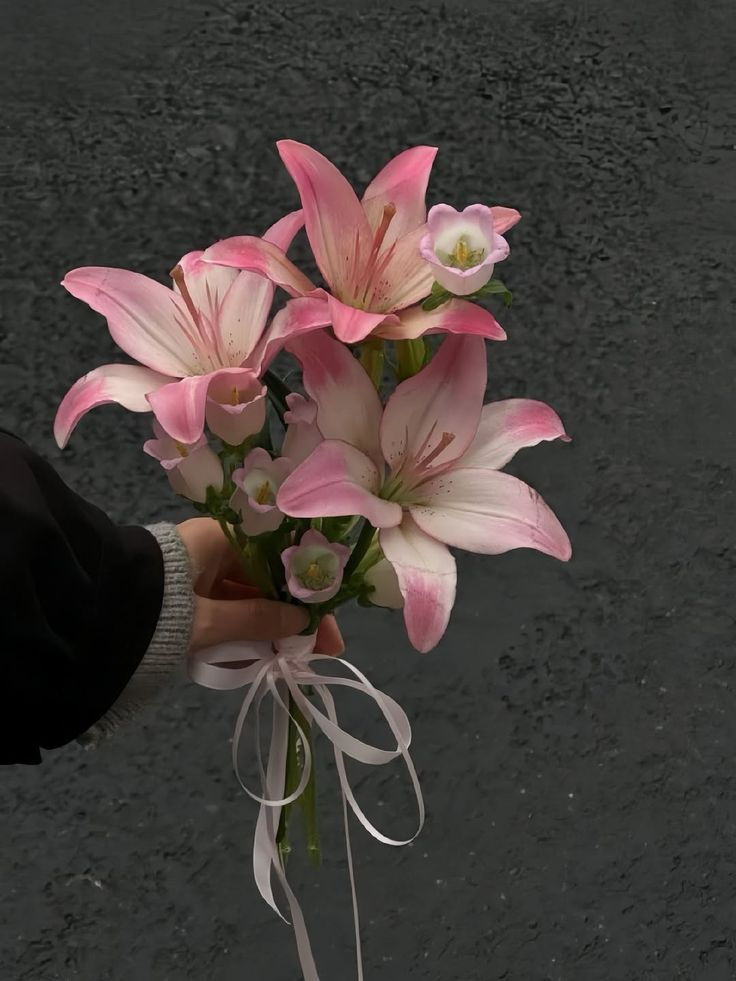
#> input picture foto asli.jpg, 736 x 981 px
$ jupyter execute Brightness_Adjustment.ipynb
#> lines starting #> are read from the running program, lines starting #| are printed output that depends on the picture
**Implementasi Brightness Adjustment pada Citra Digital**

**Metode :** Brightness Adjustment (Penyesuaian Kecerahan Citra)

**Tujuan :** Menerapkan metode Brightness Adjustment untuk mengubah kecerahan citra digital dan membandingkan hasilnya.

**Identitas**
Nama: Ade Ayu Wandira
NIM: 24260007
Mata Kuliah: Pengolahan Citra Digital

[cell 1]
# ==============================
# 1. IMPORT LIBRARY
# ==============================

import cv2
import numpy as np
import matplotlib.pyplot as plt
import os

library digunakan untuk mendukung proses Brightness Adjustment dan visualisasi citra digital.

- `import cv2` mengimpor OpenCV untuk membaca dan mendukung pengolahan gambar.
- `import numpy as np` mengimpor NumPy dengan alias `np` untuk melakukan perhitungan numerik pada nilai piksel.
- `import matplotlib.pyplot as plt` mengimpor Matplotlib dengan alias `plt` untuk menampilkan gambar dan hasil pemrosesan.
- `import os` mengimpor modul OS untuk mengakses informasi file, seperti ukuran gambar.
- `import` digunakan untuk memuat library atau modul agar fungsinya dapat digunakan dalam program, sedangkan `as` memberikan nama alias agar penulisan kode lebih singkat.

[cell 2]
# ==============================
# 2. MEMBACA GAMBAR ASLI
# ==============================

# Menentukan lokasi file gambar
lokasi_gambar = "foto asli.jpg"

# Membaca gambar menggunakan OpenCV
gambar_asli = cv2.imread(lokasi_gambar)
#> gambar_asli is the input picture: shape (981, 736, 3); mean B, G, R 58.8, 62.1, 69.8

# Memeriksa apakah gambar berhasil dibaca
if gambar_asli is None:
    print("Gambar gagal dibaca. Periksa nama dan lokasi file.")
else:
    print("Gambar berhasil dibaca.")

Gambar asli dibaca dari file untuk digunakan dalam proses pengolahan citra digital.

- `lokasi_gambar = "foto asli.jpg"` menentukan nama file gambar yang akan dibaca. Variabel `lokasi_gambar` menyimpan nama file agar dapat digunakan pada proses berikutnya.

- `gambar_asli = cv2.imread(lokasi_gambar)` membaca gambar menggunakan OpenCV. Data piksel gambar yang berhasil dibaca disimpan dalam variabel `gambar_asli` dalam bentuk array numerik.

- `if gambar_asli is None:` memeriksa apakah gambar gagal dibaca. Nilai `None` menunjukkan bahwa OpenCV tidak berhasil memuat data gambar.

- `print("Gambar gagal dibaca. Periksa nama dan lokasi file.")` menampilkan pesan jika gambar tidak berhasil dibaca, sehingga nama dan lokasi file dapat diperiksa kembali.

- `else:` menjalankan perintah berikutnya jika kondisi pada `if` tidak terpenuhi, yang berarti gambar berhasil dibaca.

- `print("Gambar berhasil dibaca.")` menampilkan pesan bahwa gambar berhasil dimuat dan siap digunakan pada tahap selanjutnya.

[cell 3]
# ==============================
# 3. MENAMPILKAN GAMBAR ASLI
# ==============================

# Mengubah format warna BGR menjadi RGB
gambar_rgb = cv2.cvtColor(gambar_asli, cv2.COLOR_BGR2RGB)

# Mengatur ukuran visualisasi gambar
plt.figure(figsize=(5, 6))

# Menampilkan gambar asli
plt.imshow(gambar_rgb)
plt.title("Gambar Asli")
plt.axis("off")

# Merapikan tata letak visualisasi
plt.tight_layout()
plt.show()

Gambar asli ditampilkan untuk melihat citra yang akan digunakan dalam proses Brightness Adjustment sebelum dilakukan perubahan kecerahan.

- `gambar_rgb = cv2.cvtColor(gambar_asli, cv2.COLOR_BGR2RGB)` mengubah urutan kanal warna gambar dari BGR menjadi RGB. OpenCV menggunakan urutan BGR, sedangkan Matplotlib menggunakan RGB. Variabel `gambar_rgb` menyimpan hasil konversi agar warna gambar tampil dengan benar.

- `plt.figure(figsize=(5, 6))` membuat area visualisasi dengan lebar 5 inci dan tinggi 6 inci agar ukuran gambar tidak terlalu besar.

- `plt.imshow(gambar_rgb)` menampilkan gambar berdasarkan data piksel yang tersimpan dalam variabel `gambar_rgb`.

- `plt.title("Gambar Asli")` memberikan judul "Gambar Asli" di atas visualisasi agar gambar mudah dikenali.

- `plt.axis("off")` menyembunyikan sumbu beserta angka koordinatnya agar tampilan gambar lebih bersih.

- `plt.tight_layout()` mengatur tata letak visualisasi agar elemen gambar dan judul tersusun dengan rapi.

- `plt.show()` menampilkan hasil visualisasi gambar pada output Jupyter Notebook

[cell 4]
# ==============================
# 4. INFORMASI GAMBAR ASLI
# ==============================

# Mengambil dimensi dan jumlah kanal gambar
tinggi, lebar, kanal = gambar_asli.shape
#> tinggi = 981; lebar = 736; kanal = 3

# Mengambil tipe data piksel
tipe_data = gambar_asli.dtype

# Menghitung jumlah seluruh piksel
jumlah_piksel = tinggi * lebar
#> jumlah_piksel = 722016

# Menghitung ukuran file dalam KB
ukuran_file = os.path.getsize(lokasi_gambar) / 1024

# Menghitung nilai intensitas piksel
nilai_minimum = np.min(gambar_asli)
#> nilai_minimum = 0
nilai_maksimum = np.max(gambar_asli)
#> nilai_maksimum = 255
nilai_rata_rata = np.mean(gambar_asli)
#> nilai_rata_rata = 63.58

# Menyusun informasi gambar
informasi_gambar = [
    ["Nama file", lokasi_gambar],
    ["Sumber gambar", "Pinterest"],
    ["Format file", lokasi_gambar.split(".")[-1].upper()],
    ["Lebar gambar", f"{lebar} piksel"],
    ["Tinggi gambar", f"{tinggi} piksel"],
    ["Resolusi spasial", f"{lebar} x {tinggi} piksel"],
    ["Jumlah piksel", f"{jumlah_piksel:,} piksel"],
    ["Jumlah kanal warna", str(kanal)],
    ["Urutan kanal", "BGR (OpenCV)"],
    ["Tipe data piksel", str(tipe_data)],
    ["Ukuran file", f"{ukuran_file:.2f} KB"],
    ["Intensitas minimum", str(nilai_minimum)],
    ["Intensitas maksimum", str(nilai_maksimum)],
    ["Rata-rata intensitas", f"{nilai_rata_rata:.2f}"],
]
#> informasi_gambar = 14 items, first 6: ['Nama file', 'foto asli.jpg'], ['Sumber gambar', 'Pinterest'], ['Format file', 'JPG'], ['Lebar gambar', '736 piksel'], ['Tinggi gambar', '981 piksel'], ['Resolusi spasial', '736 x 981 piksel']

# Menampilkan informasi dalam bentuk teks dan tabel sederhana
print("INFORMASI GAMBAR ASLI")
print("=" * 48)
print(f"{'Informasi':<25} | {'Nilai'}")
print("-" * 48)

for informasi, nilai in informasi_gambar:
    print(f"{informasi:<25} | {nilai}")
#> this loop made 14 passes
#> (informasi, nilai) on passes 1 to 12: ('Nama file', 'foto asli.jpg'), ('Sumber gambar', 'Pinterest'), ('Format file', 'JPG'), ('Lebar gambar', '736 piksel'), ('Tinggi gambar', '981 piksel'), ('Resolusi spasial', '736 x 981 piksel'), ('Jumlah piksel', '722,016 piksel'), ('Jumlah kanal warna', '3'), ('Urutan kanal', 'BGR (OpenCV)'), ('Tipe data piksel', 'uint8'), ('Ukuran file', '79.37 KB'), ('Intensitas minimum', '0')
#| Nama file                 | foto asli.jpg
#| Sumber gambar             | Pinterest
#| Format file               | JPG
#| Lebar gambar              | 736 piksel
#| Tinggi gambar             | 981 piksel
#| Resolusi spasial          | 736 x 981 piksel
#| Jumlah piksel             | 722,016 piksel
#| Jumlah kanal warna        | 3
#> (further printed lines are left out)

print("=" * 48)

Informasi gambar asli digunakan untuk mengetahui karakteristik gambar sebelum proses Brightness Adjustment dilakukan. Informasi ini mencakup dimensi, jumlah piksel, ukuran file, serta statistik nilai intensitas piksel.

- `gambar_asli.shape` mengambil tinggi, lebar, dan jumlah kanal warna gambar. Informasi ini digunakan untuk mengetahui dimensi gambar dan jumlah kanal yang menyimpan informasi warna.

- `gambar_asli.dtype` menunjukkan tipe data piksel. Pada gambar 8-bit, tipe data umumnya `uint8`, dengan rentang nilai 0–255. Nilai 0 menunjukkan intensitas paling rendah, sedangkan 255 menunjukkan intensitas paling tinggi.

- `tinggi * lebar` menghitung jumlah seluruh piksel berdasarkan tinggi dan lebar gambar. Jumlah ini tidak dikalikan dengan jumlah kanal karena yang dihitung adalah piksel, bukan seluruh nilai kanal.

- `os.path.getsize(lokasi_gambar) / 1024` mengambil ukuran file dalam byte, kemudian membaginya dengan 1024 untuk memperoleh ukuran dalam KB.

- `np.min(gambar_asli)` mencari nilai intensitas terkecil dari seluruh kanal piksel. Nilai ini menunjukkan intensitas terendah yang ditemukan pada gambar.

- `np.max(gambar_asli)` mencari nilai intensitas terbesar dari seluruh kanal piksel. Nilai ini menunjukkan intensitas tertinggi yang ditemukan pada gambar.

- `np.mean(gambar_asli)` menghitung rata-rata seluruh nilai kanal piksel dengan menjumlahkan nilai-nilai tersebut, kemudian membaginya dengan jumlah nilai yang dihitung. Rata-rata ini memberikan gambaran umum intensitas gambar, tetapi tidak sepenuhnya mewakili persepsi kecerahan manusia.

- `informasi_gambar` menyimpan informasi gambar dalam bentuk daftar yang berisi nama informasi dan nilainya, seperti nama file, sumber gambar, format, dimensi, jumlah piksel, kanal warna, tipe data, ukuran file, dan statistik intensitas.

- `print()` menampilkan informasi dalam bentuk teks, sedangkan pengaturan lebar kolom dan garis pemisah membantu menyusun hasil agar mudah dibaca.

- `for informasi, nilai in informasi_gambar` membaca setiap pasangan informasi dan nilai dari daftar, kemudian menampilkannya satu per satu.

Nilai minimum, maksimum, dan rata-rata nantinya dapat dibandingkan dengan hasil setelah Brightness Adjustment. Perbandingan tersebut membantu menjelaskan perubahan intensitas piksel berdasarkan data numerik, bukan hanya berdasarkan tampilan gambar.

[cell 5]
# ==============================
# 5. MENENTUKAN NILAI KECERAHAN
# ==============================

# Nilai positif untuk mencerahkan gambar
nilai_terang = 50

# Nilai negatif untuk menggelapkan gambar
nilai_gelap = -50

# Menampilkan nilai perubahan kecerahan
print("Nilai perubahan kecerahan")
print(f"Gambar lebih terang : {nilai_terang}")
print(f"Gambar lebih gelap   : {nilai_gelap}")

Nilai perubahan kecerahan ditentukan untuk membuat gambar lebih terang dan lebih gelap.

- `nilai_terang = 50` menambahkan intensitas piksel agar gambar lebih terang.

- `nilai_gelap = -50` mengurangi intensitas piksel agar gambar lebih gelap.

- `print()` menampilkan nilai perubahan kecerahan, sedangkan `f` dan `{}` digunakan untuk menampilkan nilai variabel di dalam teks.

Nilai positif meningkatkan kecerahan, sedangkan nilai negatif menurunkannya.

[cell 6]
# ==============================
# 6. MELAKUKAN BRIGHTNESS ADJUSTMENT
# ==============================

# Membuat gambar lebih terang
gambar_terang = np.clip(
    gambar_asli.astype(np.int16) + nilai_terang, 0, 255
).astype(np.uint8)
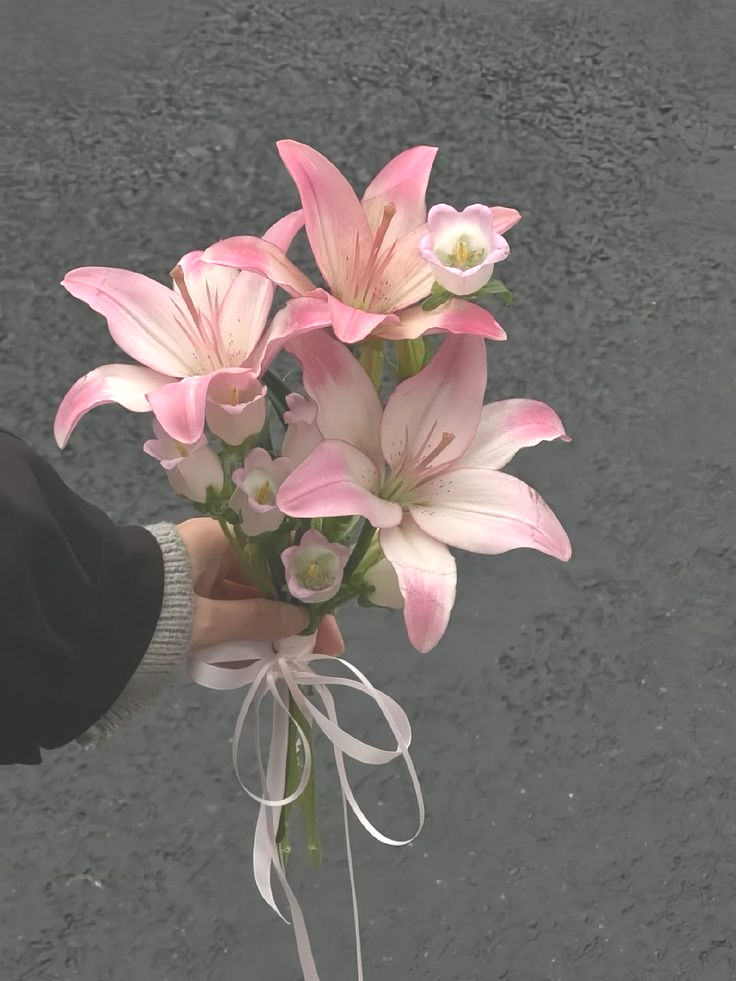
#> gambar_terang: shape (981, 736, 3); mean B, G, R 108.8, 112.1, 119.4

# Membuat gambar lebih gelap
gambar_gelap = np.clip(
    gambar_asli.astype(np.int16) + nilai_gelap, 0, 255
).astype(np.uint8)
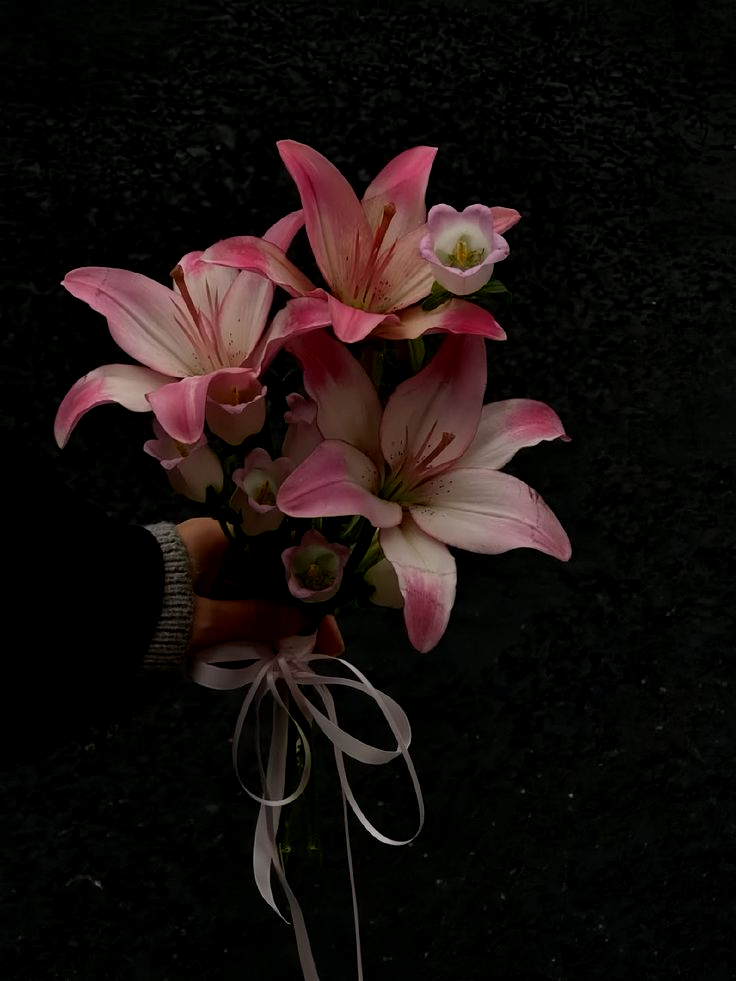
#> gambar_gelap: shape (981, 736, 3); mean B, G, R 14.4, 16.2, 24

print("Proses Brightness Adjustment berhasil.")

Pada tahap ini, gambar asli diolah untuk menghasilkan gambar yang lebih terang dan lebih gelap.

- `gambar_asli.astype(np.int16)` mengubah tipe data sementara agar perhitungan intensitas aman.

- `np.clip(..., 0, 255)` menjaga nilai piksel tetap dalam rentang 0–255.

- `nilai_terang` dan `nilai_gelap` digunakan untuk menaikkan atau menurunkan intensitas piksel.

- `.astype(np.uint8)` mengembalikan hasil ke tipe data piksel 8-bit.

[cell 7]
# ==============================
# 7. MENAMPILKAN PERBANDINGAN GAMBAR
# ==============================

# Mengubah warna BGR menjadi RGB
gambar_asli_rgb = cv2.cvtColor(gambar_asli, cv2.COLOR_BGR2RGB)
gambar_terang_rgb = cv2.cvtColor(gambar_terang, cv2.COLOR_BGR2RGB)
gambar_gelap_rgb = cv2.cvtColor(gambar_gelap, cv2.COLOR_BGR2RGB)

# Membuat area untuk tiga gambar
plt.figure(figsize=(12, 5))

# Menampilkan gambar asli
plt.subplot(1, 3, 1)
plt.imshow(gambar_asli_rgb)
plt.title("Gambar Asli")
plt.axis("off")

# Menampilkan gambar lebih terang
plt.subplot(1, 3, 2)
plt.imshow(gambar_terang_rgb)
plt.title("Lebih Terang (+50)")
plt.axis("off")

# Menampilkan gambar lebih gelap
plt.subplot(1, 3, 3)
plt.imshow(gambar_gelap_rgb)
plt.title("Lebih Gelap (-50)")
plt.axis("off")

# Merapikan dan menampilkan hasil
plt.tight_layout()
plt.show()
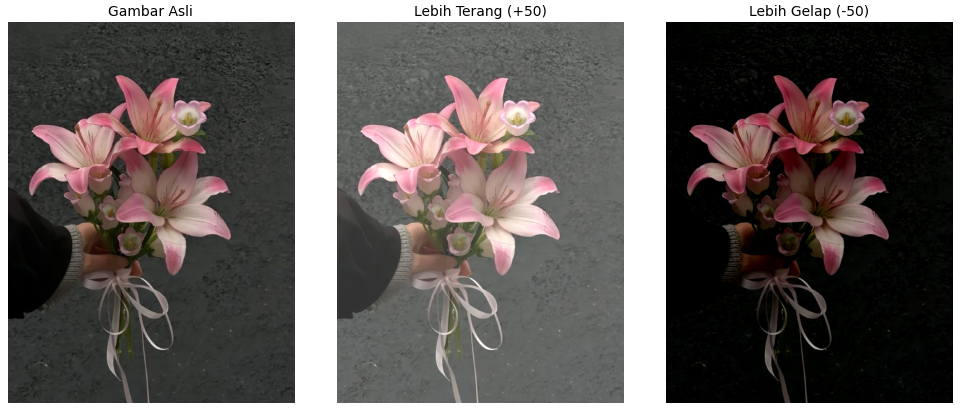
#> figure drawn by matplotlib, 3 panels

Tahap ini menampilkan gambar asli, gambar yang lebih terang, dan gambar yang lebih gelap secara berdampingan agar perbedaan hasil Brightness Adjustment dapat diamati.

- `cv2.cvtColor(gambar_asli, cv2.COLOR_BGR2RGB)` mengubah urutan kanal warna gambar asli dari BGR menjadi RGB. Konversi yang sama dilakukan pada `gambar_terang` dan `gambar_gelap` agar warna ketiga gambar tampil dengan benar menggunakan Matplotlib.

- `plt.figure(figsize=(12, 5))` membuat area visualisasi dengan lebar 12 inci dan tinggi 5 inci agar ketiga gambar dapat ditampilkan dalam satu baris.

- `plt.subplot(1, 3, 1)` membagi area visualisasi menjadi satu baris dan tiga kolom, kemudian memilih posisi pertama untuk gambar asli.

- `plt.imshow(gambar_asli_rgb)` menampilkan gambar asli, sedangkan `plt.title("Gambar Asli")` memberikan judul pada gambar.

- `plt.axis("off")` menyembunyikan sumbu dan angka koordinat agar tampilan gambar lebih rapi.

- `plt.subplot(1, 3, 2)` memilih posisi kedua untuk gambar yang lebih terang. `plt.imshow(gambar_terang_rgb)` menampilkan hasilnya dan `plt.title("Lebih Terang (+50)")` menunjukkan nilai penambahan kecerahan.

- `plt.subplot(1, 3, 3)` memilih posisi ketiga untuk gambar yang lebih gelap. `plt.imshow(gambar_gelap_rgb)` menampilkan hasilnya dan `plt.title("Lebih Gelap (-50)")` menunjukkan nilai pengurangan kecerahan.

- `plt.tight_layout()` mengatur jarak antargambar dan judul agar tidak bertumpuk.

- `plt.show()` menampilkan seluruh visualisasi.

Melalui perbandingan ini, dapat diamati bahwa penambahan intensitas membuat gambar lebih terang, sedangkan pengurangan intensitas membuat gambar lebih gelap. Perubahan dilakukan pada nilai piksel, bukan dengan mengubah ukuran gambar.

[cell 8]
# ==============================
# 8. MENYIMPAN HASIL PENGOLAHAN CITRA
# ==============================

# Menentukan nama file hasil
file_terang = "hasil/gambar_terang.jpg"
file_gelap = "hasil/gambar_gelap.jpg"

# Menyimpan gambar hasil Brightness Adjustment
cv2.imwrite(file_terang, gambar_terang)
cv2.imwrite(file_gelap, gambar_gelap)

print("Gambar hasil berhasil disimpan.")
print("Lokasi:", file_terang, "dan", file_gelap)

Tahap ini digunakan untuk menyimpan gambar hasil Brightness Adjustment ke dalam folder `hasil`, sehingga gambar yang telah diproses dapat dibuka kembali tanpa harus menjalankan proses dari awal.

- `file_terang = "hasil/gambar_terang.jpg"` menentukan lokasi dan nama file untuk menyimpan gambar yang lebih terang. Folder `hasil` merupakan tempat penyimpanan, sedangkan `gambar_terang.jpg` adalah nama file hasilnya.

- `file_gelap = "hasil/gambar_gelap.jpg"` menentukan lokasi dan nama file untuk menyimpan gambar yang lebih gelap secara terpisah dari gambar terang.

- `cv2.imwrite(file_terang, gambar_terang)` menyimpan data piksel dari variabel `gambar_terang` ke dalam file JPG sesuai lokasi yang telah ditentukan.

- `cv2.imwrite(file_gelap, gambar_gelap)` menyimpan data piksel dari variabel `gambar_gelap` ke dalam file JPG. Dengan demikian, kedua hasil pengolahan memiliki file masing-masing.

- `print("Gambar hasil berhasil disimpan.")` menampilkan pesan bahwa proses penyimpanan telah dijalankan.

- `print("Lokasi:", file_terang, "dan", file_gelap)` menampilkan lokasi dan nama kedua file agar hasil penyimpanan mudah diketahui.

Hasilnya adalah dua file terpisah, yaitu `gambar_terang.jpg` dan `gambar_gelap.jpg`, yang dapat dilihat pada folder `hasil` di Explorer VS Code. Gambar asli tetap tersimpan dan tidak ditimpa oleh hasil pengolahan.

[cell 9]
# ==============================
# 9. ANALISIS NILAI INTENSITAS PIKSEL
# ==============================

# Menghitung statistik intensitas setiap gambar
gambar_dianalisis = [
    ("Gambar Asli", gambar_asli),
    ("Gambar Terang", gambar_terang),
    ("Gambar Gelap", gambar_gelap)
]

print("ANALISIS INTENSITAS PIXEL")
print("=" * 55)
print(f"{'Gambar':<18} | {'Minimum':>8} | {'Maksimum':>8} | {'Rata-rata':>9}")
print("-" * 55)

for nama, gambar in gambar_dianalisis:
    minimum = np.min(gambar)
    maksimum = np.max(gambar)
    rata_rata = np.mean(gambar)

    print(f"{nama:<18} | {minimum:>8} | {maksimum:>8} | {rata_rata:>9.2f}")
#> this loop made 3 passes
#> (nama, minimum, maksimum, rata_rata) on passes 1 to 3: ('Gambar Asli', 0, 255, 63.58), ('Gambar Terang', 50, 255, 113.4), ('Gambar Gelap', 0, 205, 18.2)
#| Gambar Asli        |        0 |      255 |     63.58
#| Gambar Terang      |       50 |      255 |    113.45
#| Gambar Gelap       |        0 |      205 |     18.20

print("=" * 55)
